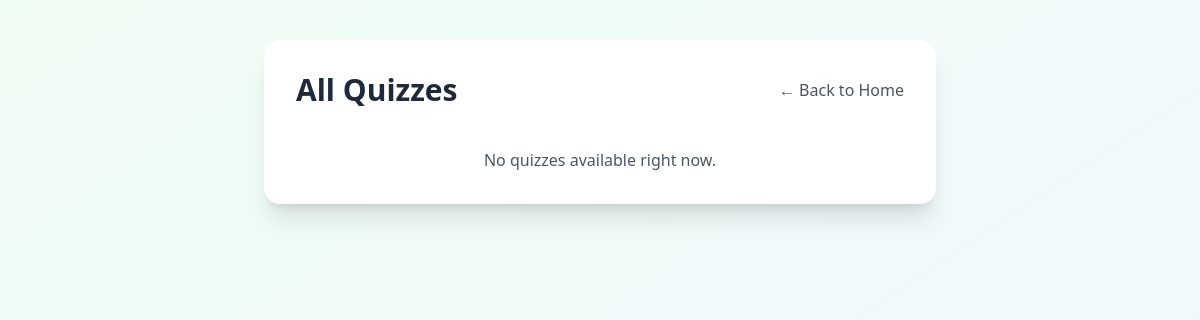
Before: /quiz/all_quizzes/ (signed in) with the older database file.
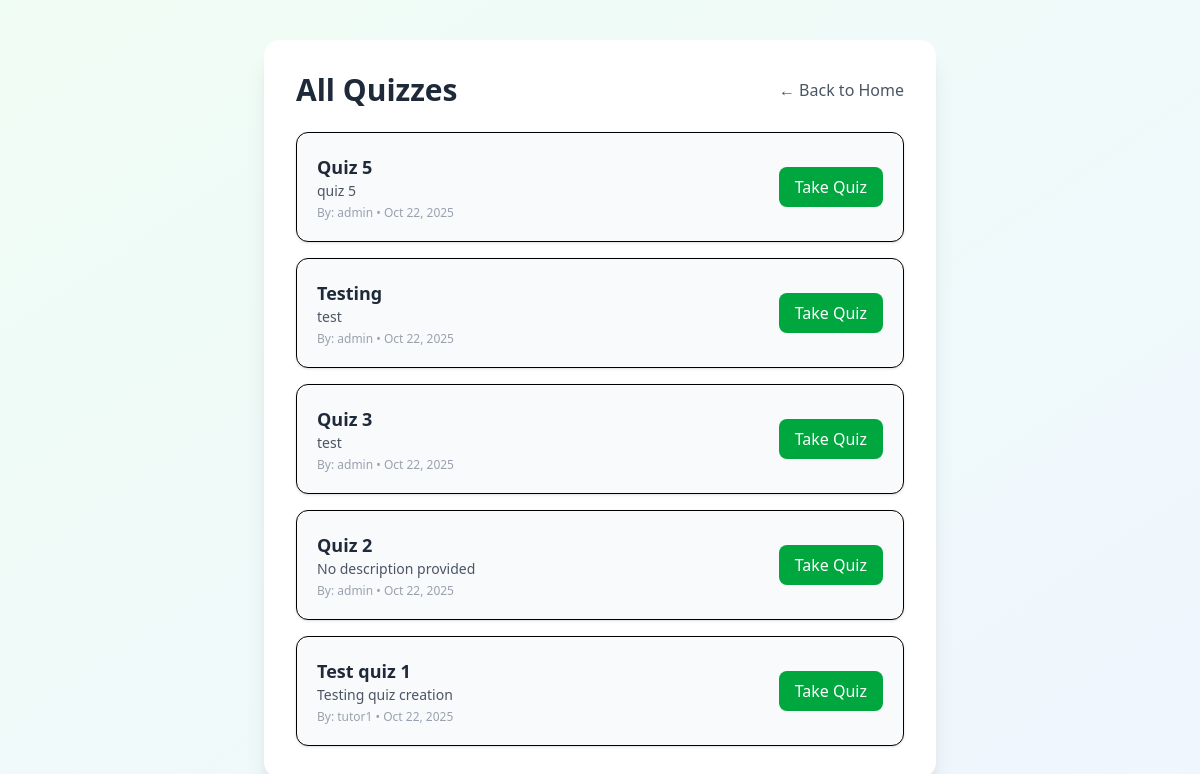
After: the same page with the newer database file.
### quiz/models.py (models this page shows, shortened)
class Quiz(models.Model):
    tutor = models.ForeignKey(
        settings.AUTH_USER_MODEL,
        on_delete=models.CASCADE,
        related_name='quizzes',
        limit_choices_to={'role': 'tutor'}
    )
    title = models.CharField(max_length=255)
    description = models.TextField(blank=True)
    created_at = models.DateTimeField(auto_now_add=True)

### auth_app/models.py (models this page shows, shortened)
class User(AbstractUser):
    ROLE_CHOICES = (
        ('student', 'Student'),
        ('tutor', 'Tutor'),
    )
    role = models.CharField(max_length=10, choices=ROLE_CHOICES)

### quiz/views.py (the view)
# urls.py: path('all_quizzes/', all_quizzes_view, name='all_quizzes'),
@login_required
def all_quizzes_view(request):
    quizzes = Quiz.objects.all().order_by('-created_at')
    return render(request, 'all_quizzes.html', {'quizzes': quizzes})

### quiz/templates/all_quizzes.html (shortened to what this page needs)
{% load static %}
<!DOCTYPE html>
<html lang="en">
<head>
  <link rel="stylesheet" href="{% static 'dist/output.css' %}">
</head>
<body class="bg-linear-to-br from-green-50 to-blue-50 min-h-screen flex flex-col items-center py-10 px-4">
  <div class="w-full max-w-2xl bg-white rounded-2xl shadow-xl p-6 sm:p-8 space-y-6">
        <div class="flex flex-col sm:flex-row justify-between items-center gap-3">
            <h1 class="text-2xl sm:text-3xl font-bold text-gray-800 text-center sm:text-left">
                All Quizzes
            </h1>
            <a href="{% url 'home' %}" class="text-gray-600 hover:text-gray-800 hover:underline text-md">
                ← Back to Home
            </a>
        </div>
        {% if quizzes %}
        <div id="quiz-list" class="space-y-4">
            {% for quiz in quizzes %}
            <div class="border rounded-xl shadow-sm bg-gray-50 hover:shadow-md transition p-5">
                <div class="flex flex-col sm:flex-row sm:items-center sm:justify-between gap-3">
                    <div>
                        <h2 class="text-lg font-semibold text-gray-800">{{ quiz.title }}</h2>
                        <p class="text-sm text-gray-600">{{ quiz.description|default:"No description provided" }}</p>
                        <p class="text-xs text-gray-400 mt-1">
                        By: {{ quiz.tutor.username }} • {{ quiz.created_at|date:"M d, Y" }}
                        </p>
                    </div>
                    <a href="{% url 'quiz_attempt' quiz.id %}" class="bg-green-600 text-white px-4 py-2 rounded-lg font-medium hover:bg-green-700 transition text-center">
                        Take Quiz
                    </a>
                </div>
            </div>
            {% endfor %}
        </div>
        {% else %}
        <p class="text-gray-600 text-center mt-10">No quizzes available right now.</p>
        {% endif %}
    </div>
</body>
</html>

Changed rows visible on the page:
added Quiz: title "Quiz 5", description "quiz 5", tutor.username "admin", created_at "Oct 22, 2025"
added Quiz: title "Testing", description "test", tutor.username "admin", created_at "Oct 22, 2025"
added Quiz: title "Quiz 3", description "test", tutor.username "admin", created_at "Oct 22, 2025"
added Quiz: title "Quiz 2", description "No description provided", tutor.username "admin", created_at "Oct 22, 2025"
added Quiz: title "Test quiz 1", description "Testing quiz creation", tutor.username "tutor1", created_at "Oct 22, 2025"
Other visible differences:
text no longer shown: "No quizzes available right now."
